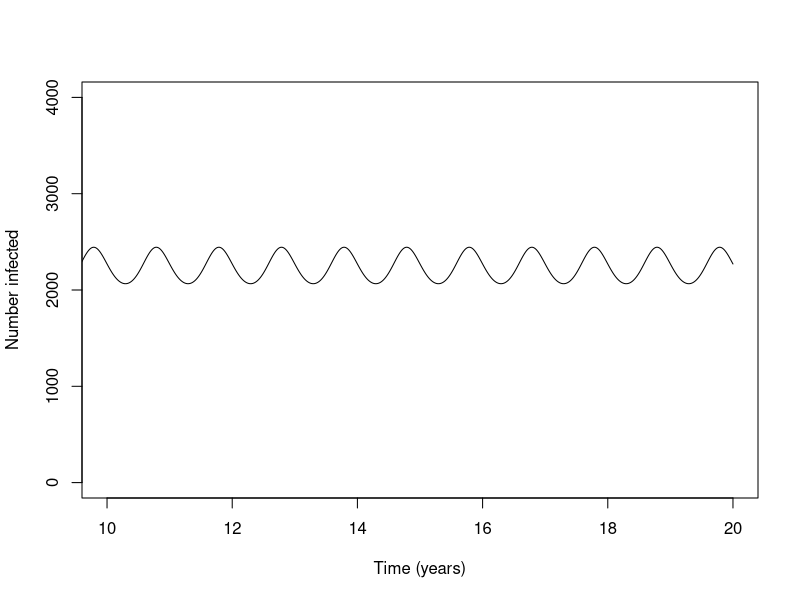
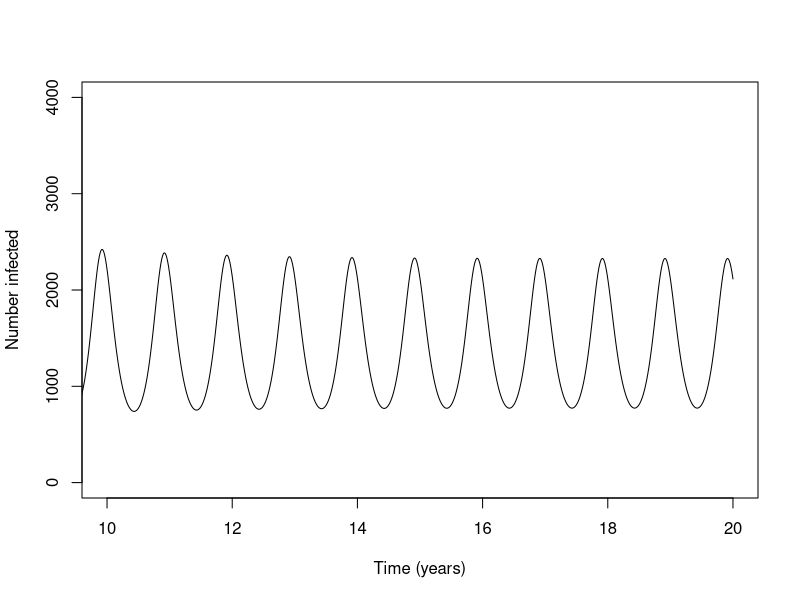
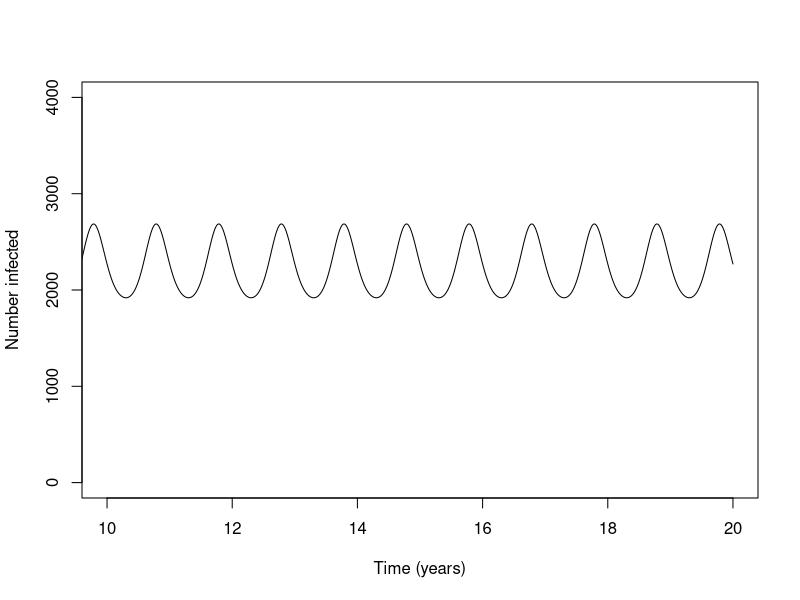
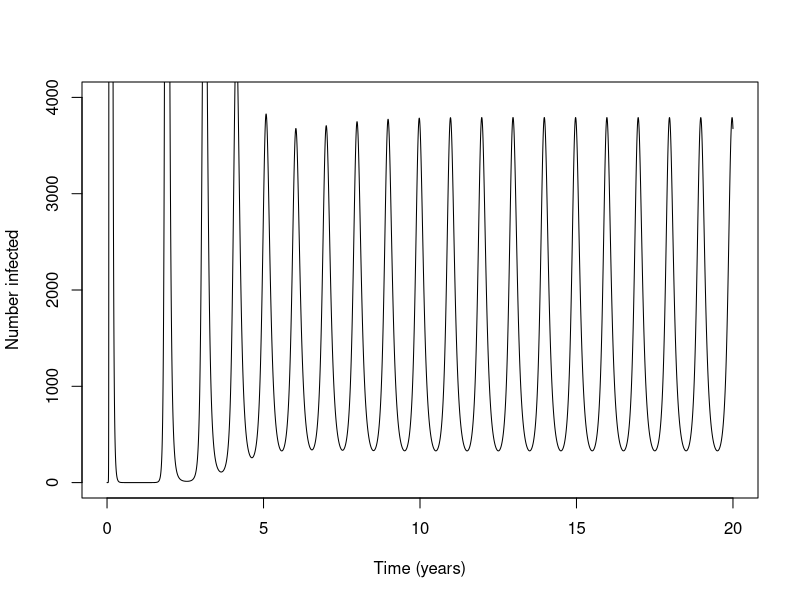
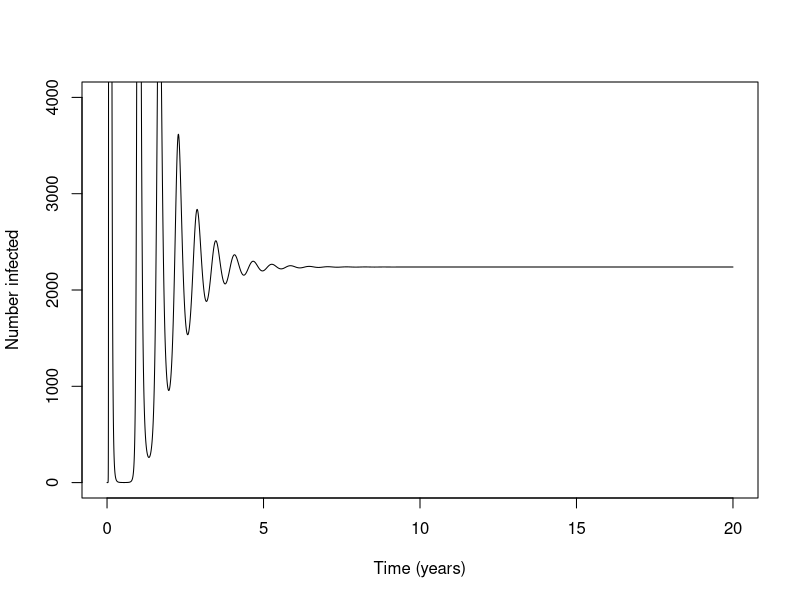
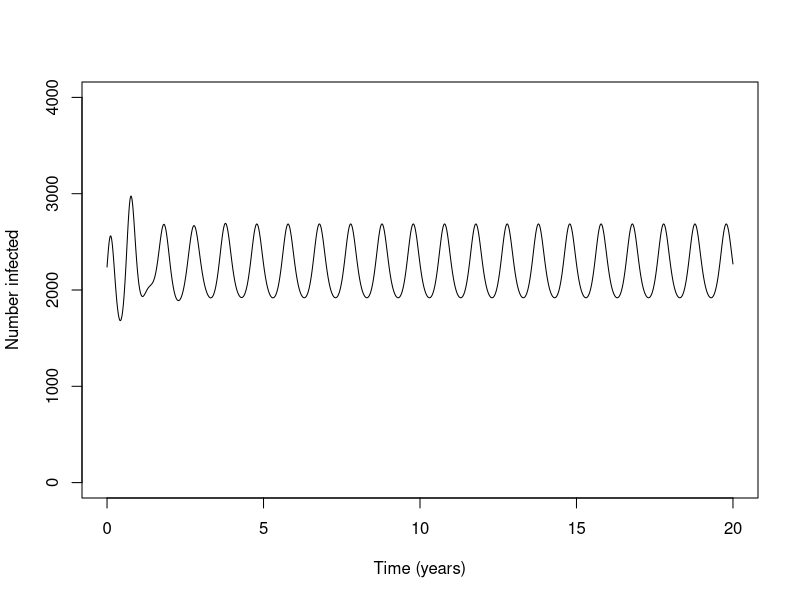
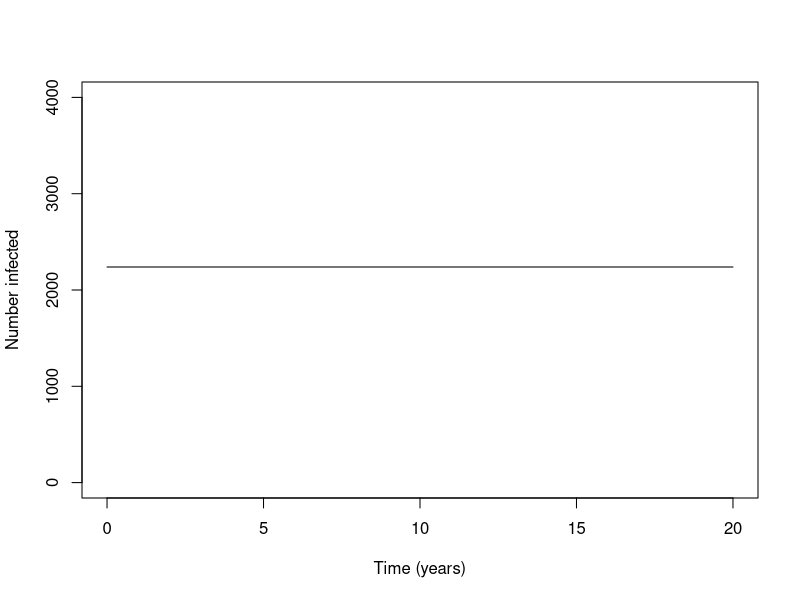
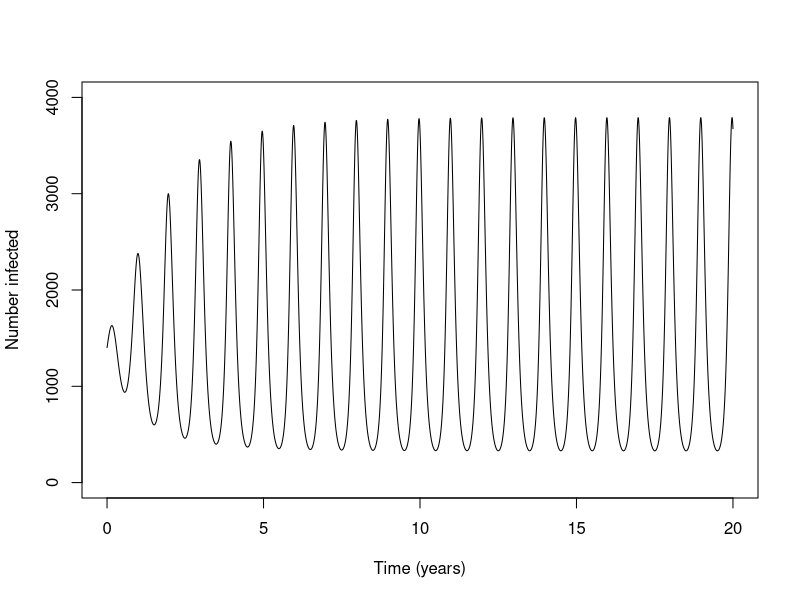

Write the R code that produced these figures, in order.
# Replication of deterministic model from Dushoff et al (2004)
# JL 09.07.14

library(deSolve)

# Deterministic model
# det.mod is a function with arguments t,y and params.
# the input to argument y is a vector of the state variables-these are variables we are
# interested in and that change over time, so the input of y is a vector containing
# the initial number of: S and I hosts

det.mod<-function(t,y,params){ 
	S <- y[1] # susceptible hosts
	I <- y[2] # infectious hosts
	
	# parameters
	N<-params[1] # total population size
	beta0<-params[2]
	beta1<-params[3]
	dur.inf<-params[4] # d
	dur.imm<-params[5] # l
	
		# time-dependent beta
		beta.t.func<-function(b0,b1,time){
			beta.t<-b0*(1 + b1*cos(2*pi*(time)))
			return(beta.t)
		}
	beta<-beta.t.func(b0=beta0,b1=beta1,time=t)
		
	# ODE's
	dS.dt <- (N-S-I)/dur.imm - beta*I*S/N
	dI.dt <- beta*I*S/N - I/dur.inf
	# list containing the derivatives
	xdot <- c(dS.dt,dI.dt)
	return(list(xdot))
}

flu.sim<-function(N,beta0,beta1,dur.imm,dur.inf,i0=1/N,s0=N-i0*N,t.max=20,ts=0.001){
	I.0<-i0
	S.0<-s0
	# timesteps
	times<-seq(0,t.max,ts) 
	# initial conditions
	init<-c(sus=S.0,inf=I.0)
	return(data.frame(lsoda(init,times,det.mod,c(N,beta0,beta1,dur.inf,dur.imm))))
}

plot.flu.sim<-function(mod,yax=c(0,4000),xax=c(10,20)){
	plot(mod$time, mod$inf,ylim=yax,xlim=xax,type="l",ylab="Number infected",xlab="Time (years)")
}

# a weak resonance
a<-flu.sim(N=500000,dur.imm=4,dur.inf=0.02,beta0=500,beta1=0.02)
plot.flu.sim(a)
# b strong resonance
b<-flu.sim(N=500000,dur.imm=8,dur.inf=0.025,beta0=400,beta1=0.02)
plot.flu.sim(b)

# results using params detailed in the methods qualitatively similar but amplitude of oscillations smaller
# beta1 of 0.02 only produced a contact rate that varies from 490 to 510 giving R0 of 9.8 and 10.2
# not 9.6 and 10.4, need to change beta1:

# a weak resonance
a<-flu.sim(N=500000,dur.imm=4,dur.inf=0.02,beta0=500,beta1=0.04)
plot.flu.sim(a)
# b strong resonance
b<-flu.sim(N=500000,dur.imm=8,dur.inf=0.025,beta0=400,beta1=0.04)
plot.flu.sim(b,xax=c(0,20))

# without seasonal forcing
a.1<-flu.sim(N=500000,dur.imm=4,dur.inf=0.02,beta0=500,beta1=0)
plot.flu.sim(a.1,xax=c(0,20))

# change in initial conditions to endemic equilibrium
# need to know number of infecteds and number of susceptibles at endemic equilibrium

# Number of infecteds + sus for situations a) and b)
IS.end.eq.func<-function(N,dur.inf,dur.imm,beta){
		R0<-dur.inf*beta
		I.end.eq<-(N-N/R0)/(1+(dur.imm*beta)/R0)
		S.end.eq<-N/R0
	return(c(S.end.eq,I.end.eq))
}

SI.end.eq.a<-IS.end.eq.func(N=500000,dur.inf=0.02,dur.imm=4,beta=500)
SI.end.eq.b<-IS.end.eq.func(N=500000,dur.inf=0.025,dur.imm=8,beta=400)

# endemic equilibrium with forcing as per a
c<-flu.sim(N=500000,dur.inf=0.02,dur.imm=4,beta0=500,beta1=0.04,i0=SI.end.eq.a[2],s0=SI.end.eq.a[1])
plot.flu.sim(c,xax=c(0,20))
# endemic equilirbium without forcing, rest as per a
d<-flu.sim(N=500000,dur.inf=0.02,dur.imm=4,beta0=500,beta1=0,i0=SI.end.eq.a[2],s0=SI.end.eq.a[1])
plot.flu.sim(d,xax=c(0,20))

# endemic equilibrium with forcing as per b
e<-flu.sim(N=500000,dur.inf=0.025,dur.imm=8,beta0=400,beta1=0.04,i0=SI.end.eq.b[2],s0=SI.end.eq.b[1])
plot.flu.sim(e,xax=c(0,20))
# endemic equilirbium without forcing, rest as per b
f<-flu.sim(N=500000,dur.inf=0.025,dur.imm=8,beta0=400,beta1=0,i0=SI.end.eq.b[2],s0=SI.end.eq.b[1])
plot.flu.sim(f,xax=c(0,20))

# oscillations in incidence that variations in R0 would cause if disease dynamics
# responded instantaneously to changes in transmission without resonance
#.......


#  the intrinsic period of oscillation is approximately: 
int.per.func<-function(d,l,R0){
	t= 2*pi*sqrt((d*l)/(R0-1))
	return(t)
}

a.t<-int.per.func(0.02,4,10)

b.t<-int.per.func(0.025,8,10)
